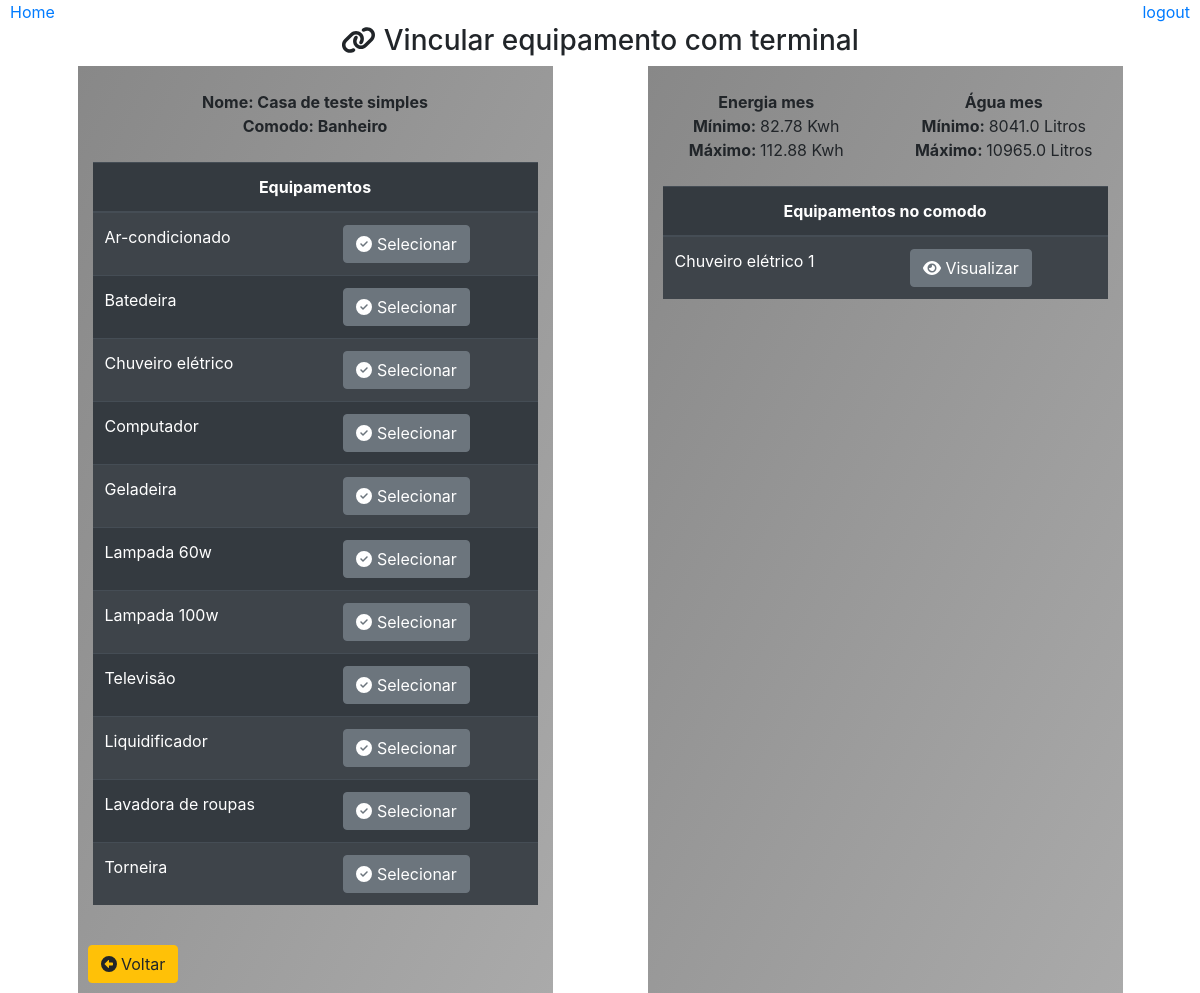
Page /cadastrar/vincular/equipamento/comodo/?id=4 on the earlier database version.
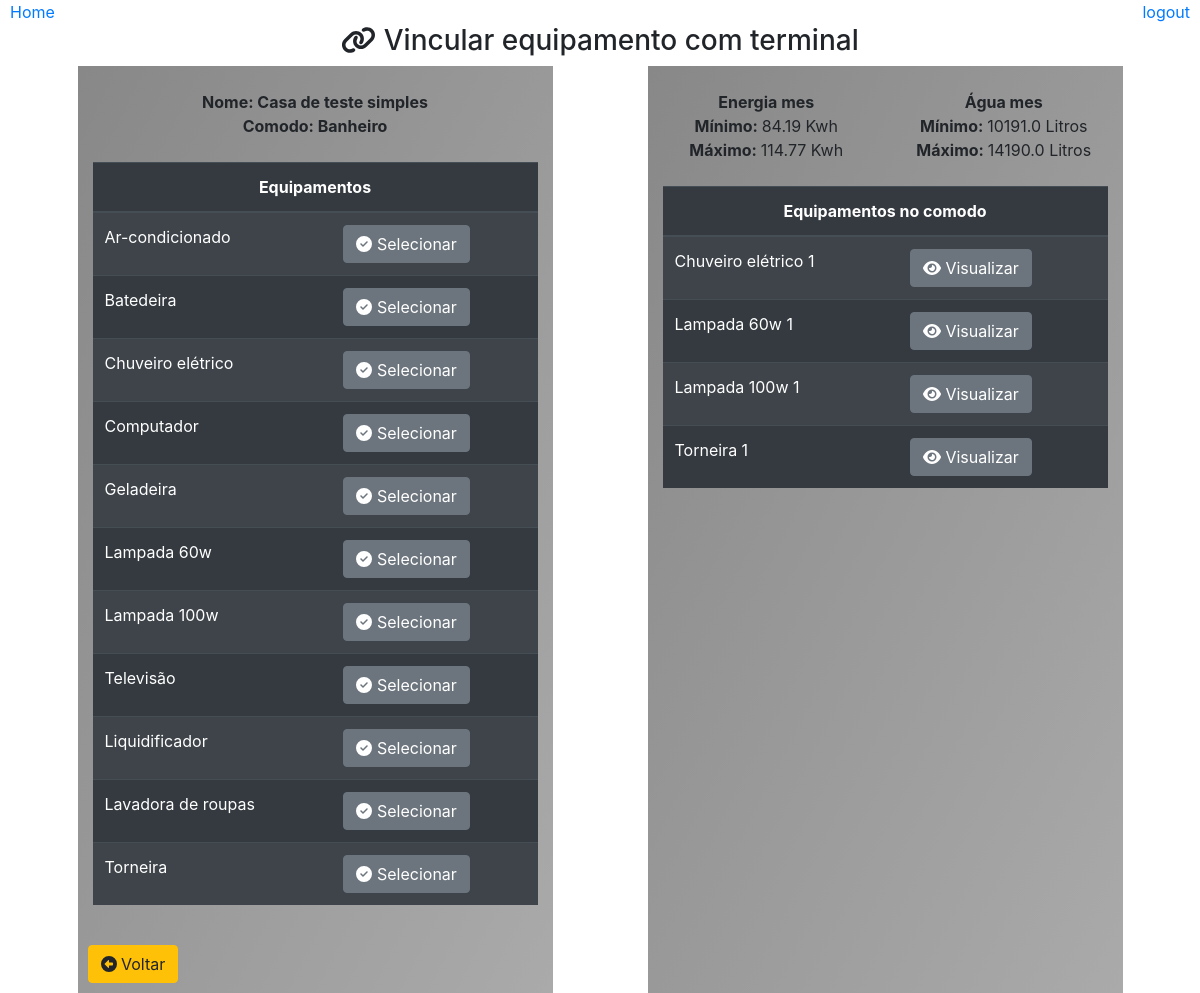
Same page on the later database version.
### core/models.py (models this page shows)
class Equipamento(models.Model):
    tipo_consumo = models.ForeignKey(TipoConsumo,on_delete=models.CASCADE)
    tipo_equipamento = models.ForeignKey(TipoEquipamento,on_delete=models.CASCADE)
    nome = models.CharField(max_length=50)
    descricao = models.CharField(max_length=500, null=True)
    consumo_agua = models.FloatField()
    consumo_energia = models.FloatField()
    class Meta:
        db_table = 'equipamento'

class ComodoEquipamento(models.Model):
    apelido = models.IntegerField()
    comodo = models.ForeignKey(Comodo, on_delete=models.CASCADE)
    equipamento = models.ForeignKey(Equipamento, on_delete=models.CASCADE)
    class Meta:
        db_table = 'comodo_equipamento'

### core/pages/casa/views.py (the view)
# urls.py: path('cadastrar/vincular/equipamento/comodo/', cadastro.VincularEquipamento),
def VincularEquipamento(request):
    comodo_id = request.GET.get('id')
    if comodo_id:
        comodo = Comodo.objects.get(id=comodo_id)
        equipamentos = Equipamento.objects.all()
        terminais = ComodoSaida.objects.filter(comodo=comodo)
        consumo = CalcularConsumo(comodo)
        vinculados = []
        multiplo = [] #evita que um chuveiro que esta conectado a duas saidas se repita
        for item in terminais:
            if item.saida is not None and item.comodo_equipamento is not None:
                if item.comodo_equipamento and item.comodo_equipamento.equipamento:
                    if item.comodo_equipamento not in multiplo:
                        item.comodo_equipamento.equipamento.apelido = item.comodo_equipamento.apelido
                        vinculados.append(item.comodo_equipamento)
                    if item.comodo_equipamento.equipamento.tipo_consumo.id == 3: # diretamente
                        multiplo.append(item.comodo_equipamento)
    dados = {
        'titulo': 'Vincular terminal com equipamento',
        'comodo': comodo,
        'equipamentos': equipamentos,
        'vinculados': vinculados,
        'terminais': terminais,
        'consumo': consumo
    }
    return render(request, 'casas/vincularEquipamento.html', dados)

### templates/casas/vincularEquipamento.html (shortened to what the changed rows need)
{% extends "model-page.html"%}
{% block content %}
    <div align='center'>
        <br>
        <div class="container">
            <div class="row">
                <div class="col col-6 col-sm-6 col-md-4 col-lg-5 col-xs-4 container box-gray"><br>
                    <br>
                    <div class="row">
                        <div class="col">
                            {% if terminais %}
                                {% if equipamentos %}
                                    <table class="table table-striped table-dark">
                                        <thead>
                                            <tr align="center">
                                                <th colspan="2">Equipamentos</th>
                                            </tr>
                                        </thead>
                                        {% for item in equipamentos %}
                                            <tr>
                                                <td>
                                                    {{item.nome}}
                                                </td>
                                                <td>
                                                    <form action="/cadastrar/vincular/equipamento/comodo/selecionar/" method="GET">
                                                        <button type="submit" class="btn btn-secondary">
                                                            <i class="fas fa-check-circle"></i>
                                                            Selecionar
                                                        </button>
                                                    </form>
                                                </td>
                                            </tr>
                                        {% endfor %}
                                    </table>
                                {% endif %}
                            {% else %}
                                <strong>Nenhum terminal de saida cadastrado<strong>
                            {% endif %}
                        </div>
                    </div>
                    <br>
                    <br><br>
                </div>
                {% if vinculados %}
                    <div class="col col-6 col-sm-6 col-md-4 col-lg-5 col-xs-4 container box-gray"><br>
                        <div class="row">
                            <div class="col">
                                <strong align="center">Energia mes</strong><br>
                                <strong>Mínimo: </strong> {{consumo.energia_min}} Kwh<br>
                                <strong>Máximo: </strong> {{consumo.energia_max}} Kwh
                            </div>
                            <div class="col">
                                <strong align="center">Água mes</strong><br>
                                <strong>Mínimo: </strong> {{consumo.agua_min}} Litros<br>
                                <strong>Máximo: </strong> {{consumo.agua_max}} Litros
                            </div>
                        </div><br>
                        <table class="table table-striped table-dark">
                            <thead>
                                <tr align="center">
                                    <th colspan="2">Equipamentos no comodo</th>
                                </tr>
                            </thead>
                            {% for item in vinculados %}
                                <tr>
                                    <td>
                                        {{item.equipamento.nome}} {{item.equipamento.apelido}}
                                    </td>
                                    <td>
                                        <form action="/cadastrar/vincular/equipamento/comodo/visualizar/" method="GET">
                                            <button type="submit" class="btn btn-secondary">
                                                <i class="fas fa-eye"></i>
                                                Visualizar
                                            </button>
                                        </form>
                                    </td>
                                </tr>
                            {% endfor %}
                        </table>
                    </div>
                {% endif %}
            </div>
        </div>
    </div>
{% endblock %}

Differences in the rows shown:
added ComodoEquipamento: equipamento.nome "Lampada 60w", equipamento.apelido "1"
added ComodoEquipamento: equipamento.nome "Lampada 100w", equipamento.apelido "1"
added ComodoEquipamento: equipamento.nome "Torneira", equipamento.apelido "1"
Other differences:
{{ consumo.energia_min }}: "82.78" → "84.19"
{{ consumo.energia_max }}: "112.88" → "114.77"
{{ consumo.agua_min }}: "8041.0" → "10191.0"
{{ consumo.agua_max }}: "10965.0" → "14190.0"
